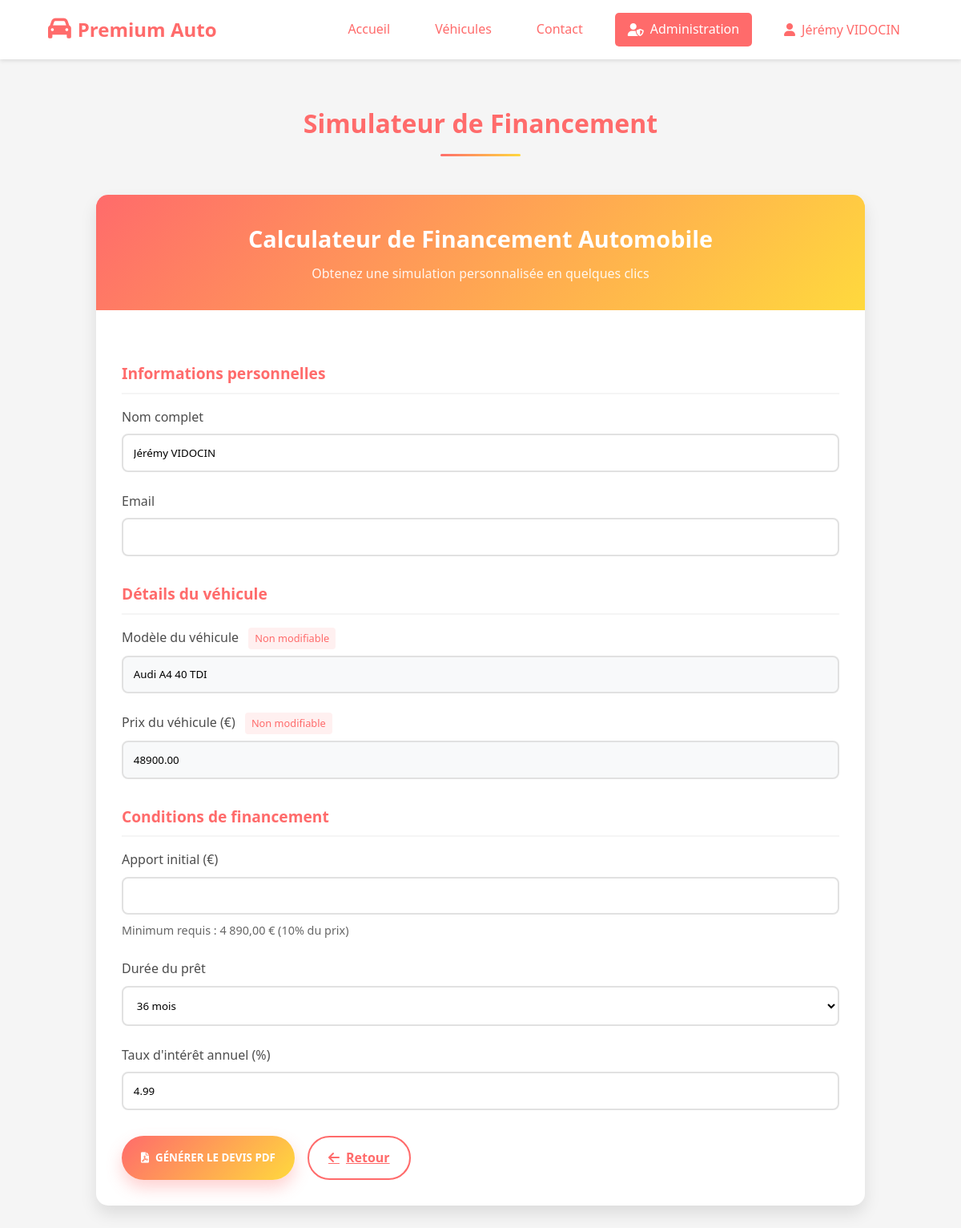
Page /index.php?action=devis&car_id=3 (signed in) on the committed database.
### tables this page shows
CREATE TABLE `cars` (
  `id` int(11) NOT NULL,
  `brand` varchar(100) NOT NULL,
  `model` varchar(100) NOT NULL,
  `year` int(11) NOT NULL,
  `price` decimal(10,2) NOT NULL,
  `mileage` int(11) NOT NULL,
  `fuel_type` varchar(50) NOT NULL,
  `transmission` varchar(50) NOT NULL,
  `power` int(11) NOT NULL,
  `description` text DEFAULT NULL,
  `image` varchar(255) DEFAULT NULL
);

### controllers/DevisController.php (called while the page is built, shortened)
<?php
require_once('./models/Car.php');
class DevisController {
    private $carModel;
    public function __construct($db) {
        $this->carModel = new Car($db);
    }
    public function showDevisForm($car_id = null) {
        $car = $this->carModel->getCarById($car_id);
        require_once('./views/devis/form.php');
    }
}
?>

### models/Car.php (called while the page is built, shortened)
<?php
class Car {
    private $conn;
    private $table_name = "cars";
    public function __construct($db) {
        $this->conn = $db;
    }
    public function getCarById($id) {
        $query = "SELECT * FROM " . $this->table_name . " WHERE id = ?";
        $stmt = $this->conn->prepare($query);
        $stmt->bindParam(1, $id);
        $stmt->execute();
        return $stmt->fetch(PDO::FETCH_ASSOC);
    }
}

### views/devis/form.php (the view, shortened to what this page needs)
<?php require_once './views/layout/header.php'; ?>
<div class="devis-container">
    <h1 class="devis-title">Simulateur de Financement</h1>
    <div class="devis-card">
        <div class="devis-header">
            <h2>Calculateur de Financement Automobile</h2>
            <p>Obtenez une simulation personnalisée en quelques clics</p>
        </div>
        <div class="devis-body">
            <form id="devisForm" method="POST" action="index.php?action=generate_devis" onsubmit="return validateForm(event)">
                <h3 class="section-title">Informations personnelles</h3>
                <div class="row">
                    <div class="col-md-6">
                        <div class="form-group">
                            <label for="nom" class="form-label">Nom complet</label>
                            <input type="text" class="form-control" id="nom" name="nom"
                                value="<?php echo isset($_SESSION['form_data']['nom']) ? htmlspecialchars($_SESSION['form_data']['nom']) : (isset($_SESSION['user_name']) ? htmlspecialchars($_SESSION['user_name']) : ''); ?>"
                                required>
                        </div>
                    </div>
                    <div class="col-md-6">
                        <div class="form-group">
                            <label for="email" class="form-label">Email</label>
                            <input type="email" class="form-control" id="email" name="email"
                                value="<?php echo isset($_SESSION['form_data']['email']) ? htmlspecialchars($_SESSION['form_data']['email']) : (isset($_SESSION['user_email']) ? htmlspecialchars($_SESSION['user_email']) : ''); ?>"
                                required>
                        </div>
                    </div>
                </div>
                <h3 class="section-title">Détails du véhicule</h3>
                <div class="row">
                    <div class="col-md-6">
                        <div class="form-group">
                            <label for="vehicule" class="form-label">
                                Modèle du véhicule
                                <span class="info-badge">Non modifiable</span>
                            </label>
                            <input type="text" class="form-control" id="vehicule" name="vehicule"
                                value="<?php echo $car ? htmlspecialchars($car['brand'] . ' ' . $car['model']) : ''; ?>"
                                readonly required>
                        </div>
                    </div>
                    <div class="col-md-6">
                        <div class="form-group">
                            <label for="prix" class="form-label">
                                Prix du véhicule (€)
                                <span class="info-badge">Non modifiable</span>
                            </label>
                            <input type="number" class="form-control" id="prix" name="prix"
                                value="<?php echo $car ? htmlspecialchars($car['price']) : ''; ?>"
                                readonly required>
                        </div>
                    </div>
                </div>
                <h3 class="section-title">Conditions de financement</h3>
                <div class="row">
                    <div class="col-md-4">
                        <div class="form-group">
                            <label for="apport" class="form-label">Apport initial (€)</label>
                            <input type="number" class="form-control" id="apport" name="apport"
                                min="<?php echo $car ? $car['price'] * 0.1 : 0; ?>"
                                max="<?php echo $car ? $car['price'] - 1 : 0; ?>"
                                value="<?php echo isset($_SESSION['form_data']['apport']) ? htmlspecialchars($_SESSION['form_data']['apport']) : ''; ?>"
                                required>
                            <div class="form-text">Minimum requis : <?php echo $car ? number_format($car['price'] * 0.1, 2, ',', ' ') : 0; ?> € (10% du prix)</div>
                        </div>
                    </div>
                    <div class="col-md-4">
                        <div class="form-group">
                            <label for="duree" class="form-label">Durée du prêt</label>
                            <select class="form-select" id="duree" name="duree" required>
                                <?php
                                $durees = [12 => '12 mois', 24 => '24 mois', 36 => '36 mois', 48 => '48 mois', 60 => '60 mois'];
                                $selected_duree = isset($_SESSION['form_data']['duree']) ? intval($_SESSION['form_data']['duree']) : 36;
                                foreach ($durees as $value => $label) {
                                    echo '<option value="' . $value . '"' . ($selected_duree === $value ? ' selected' : '') . '>' . $label . '</option>';
                                }
                                ?>
                            </select>
                        </div>
                    </div>
                    <div class="col-md-4">
                        <div class="form-group">
                            <label for="taux" class="form-label">Taux d'intérêt annuel (%)</label>
                            <input type="number" class="form-control" id="taux" name="taux"
                                step="0.01" min="0.01" max="20"
                                value="<?php echo isset($_SESSION['form_data']['taux']) ? htmlspecialchars($_SESSION['form_data']['taux']) : '4.99'; ?>"
                                required>
                        </div>
                    </div>
                </div>
                <div class="btn-group">
                    <button type="submit" class="btn btn-primary">
                        <i class="fas fa-file-pdf"></i> Générer le devis PDF
                    </button>
                    <a href="<?php echo isset($_SERVER['HTTP_REFERER']) ? htmlspecialchars($_SERVER['HTTP_REFERER']) : 'index.php'; ?>"
                       class="btn btn-secondary">
                        <i class="fas fa-arrow-left"></i> Retour
                    </a>
                </div>
            </form>
        </div>
    </div>
</div>

### public/css/home.css (style rules this page uses)
body { background-color: var(--light-color); font-family: 'Montserrat', 'Helvetica Neue', sans-serif; line-height: 1.6; color: var(--dark-color); }
.btn-primary { display: inline-block; padding: 15px 40px; background: var(--gradient-primary); color: white; text-transform: uppercase; border-radius: 50px; transition: transform 0.3s ease, box-shadow 0.3s ease; box-shadow: 0 10px 20px rgba(255,107,107,0.4); }

### views/layout/header.php (style rules this page uses)
:root { --primary-color: #FF6B6B; --secondary-color: #FFD93D; --accent-color: #6BCB77; --dark-color: #4D4D4D; --light-color: #F7FFF7; --light-gray: #f5f5f5; --gradient-primary: linear-gradient(135deg, #FF6B6B 0%, #FFD93D 100%); --gradient-secondary: linear-gradient(135deg, #6BCB77 0%, #4ECDC4 100%); --shadow-primary: 0 10px 20px rgba(255,107,107,0.3); --shadow-secondary: 0 15px 30px rgba(255,217,61,0.3); }
* { margin: 0; padding: 0; box-sizing: border-box; font-family: 'Segoe UI', Tahoma, Geneva, Verdana, sans-serif; }
body { font-family: 'Segoe UI', Tahoma, Geneva, Verdana, sans-serif; line-height: 1.6; background-color: var(--light-gray); color: var(--dark-color); }

### views/devis/form.php (style rules this page uses)
.devis-container { max-width: 1000px; margin: 8rem auto 3rem; padding: 0 20px; }
.devis-title { text-align: center; margin-bottom: 3rem; color: var(--primary-color); position: relative; padding-bottom: 1rem; }
.devis-title::after { content: ""; position: absolute; bottom: 0; left: 50%; transform: translateX(-50%); width: 100px; height: 3px; background: var(--gradient-primary); border-radius: 3px; }
.devis-card { background: white; border-radius: 15px; overflow: hidden; box-shadow: 0 10px 20px rgba(0,0,0,0.1); }
.devis-header { background: var(--gradient-primary); padding: 2rem; color: white; text-align: center; }
.devis-header h2 { margin: 0; font-size: 1.8rem; font-weight: 600; }
.devis-header p { margin-top: 0.5rem; opacity: 0.9; }
.devis-body { padding: 2rem; }
.form-group { margin-bottom: 1.5rem; }
.form-label { display: block; margin-bottom: 0.5rem; color: var(--dark-color); font-weight: 500; }
.form-control { width: 100%; padding: 0.8rem; border: 2px solid #e1e1e1; border-radius: 8px; transition: all 0.3s ease; }
.form-select { width: 100%; padding: 0.8rem; border: 2px solid #e1e1e1; border-radius: 8px; transition: all 0.3s ease; background-color: white; }
.form-text { margin-top: 0.5rem; color: #666; font-size: 0.9rem; }
.btn-group { display: flex; gap: 1rem; margin-top: 2rem; }
.btn { padding: 0.8rem 1.5rem; border-radius: 50px; font-weight: 600; transition: all 0.3s ease; display: inline-flex; align-items: center; gap: 0.5rem; }
.btn-primary { background: var(--gradient-primary); border: none; color: white; box-shadow: var(--shadow-primary); }
.btn-secondary { background: white; border: 2px solid var(--primary-color); color: var(--primary-color); }
.section-title { color: var(--primary-color); margin: 2rem 0 1rem; font-size: 1.2rem; font-weight: 600; padding-bottom: 0.5rem; border-bottom: 2px solid var(--light-gray); }
.form-control[readonly] { background-color: #f8f9fa; cursor: not-allowed; }
.info-badge { display: inline-block; padding: 0.2rem 0.5rem; background: rgba(255, 107, 107, 0.1); color: var(--primary-color); border-radius: 4px; font-size: 0.8rem; margin-left: 0.5rem; }

### rows in the picture
cars: vehicule "Audi A4 40 TDI", prix "48900.00", $car['price']*0.1 "4 890,00"

### other values in the picture
$_SESSION['user_name'] "Jérémy VIDOCIN"
form field duree "36 mois"
